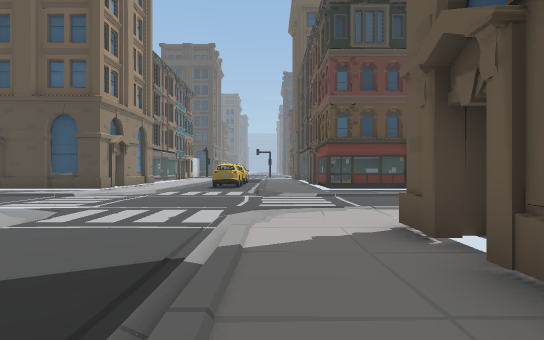
view 1 (above)

24 first-person views from a walk through a scene from a Unity 3-D project. The camera is 1.3 m above the floor, looks level and sees 75° across. The floor is counted in squares, 2 m on a side. Each view is taken from the middle of a square. On the plan, view 1 faces up. The plan holds only what a view shows up to about 10 squares ahead; the rest is blank. The place goes on beyond the plan. The player is left out. Some surface patterns are stand-ins.

view 2
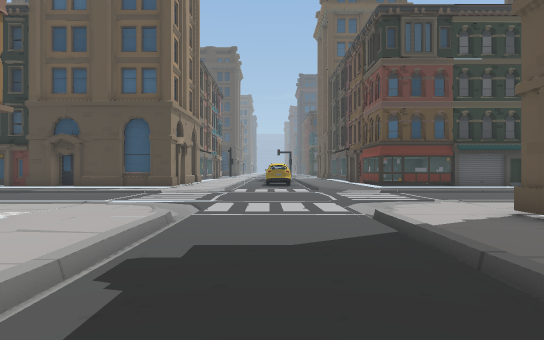

view 3
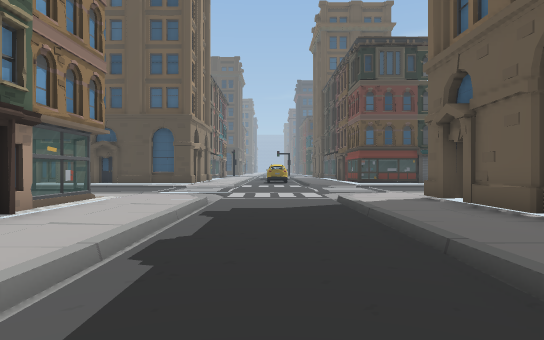

view 4
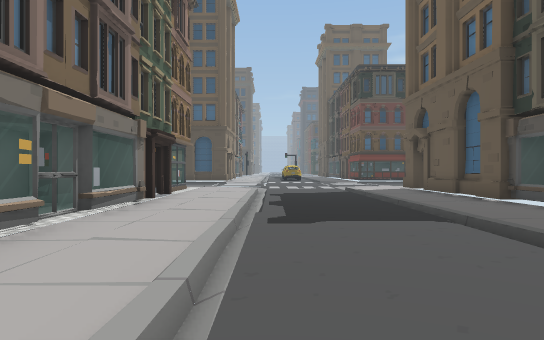

view 5
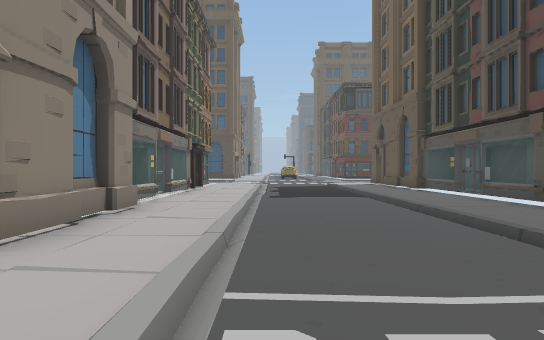

view 6
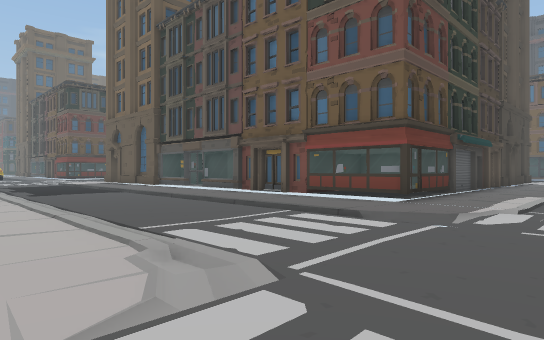

view 7
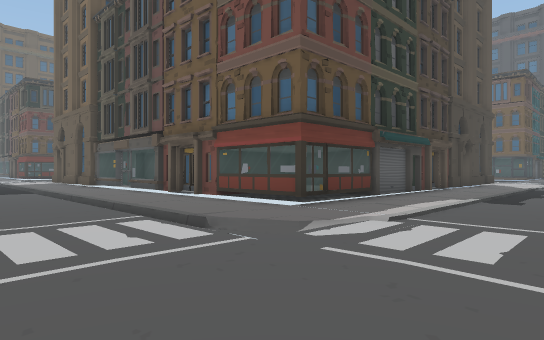

view 8
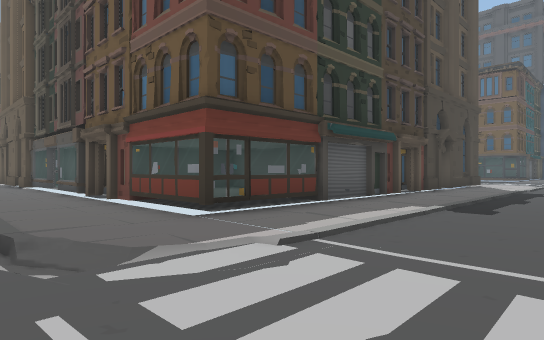

view 9
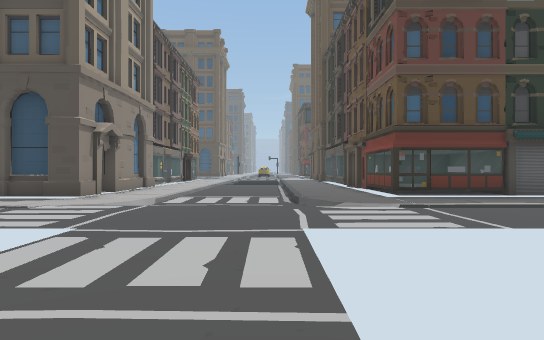

view 10
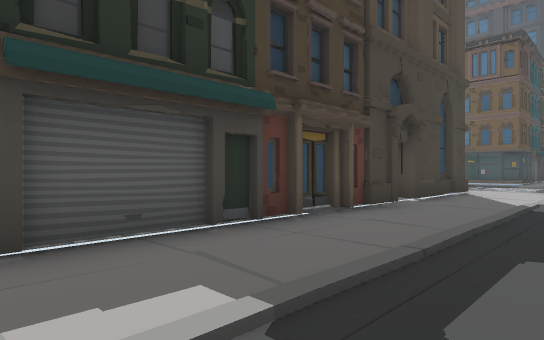

view 11
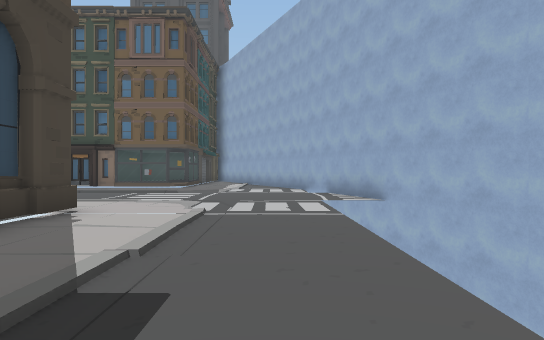

view 12
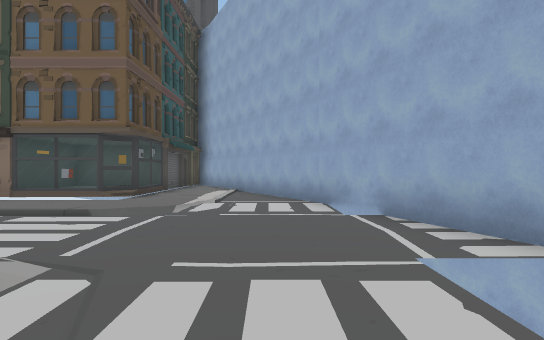

view 13
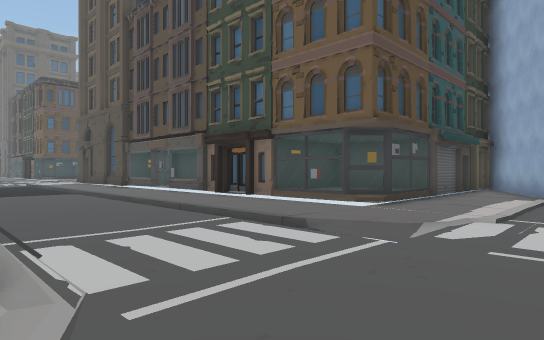

view 14
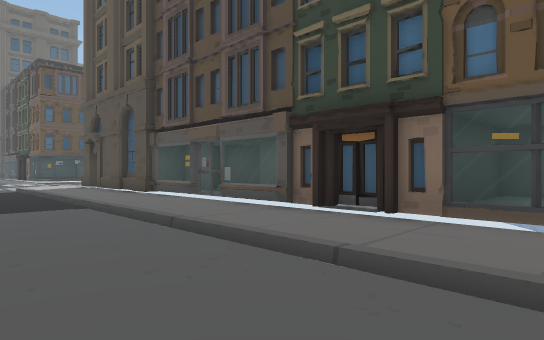

view 15
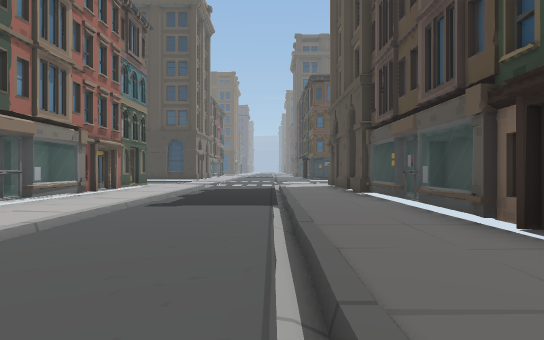

view 16
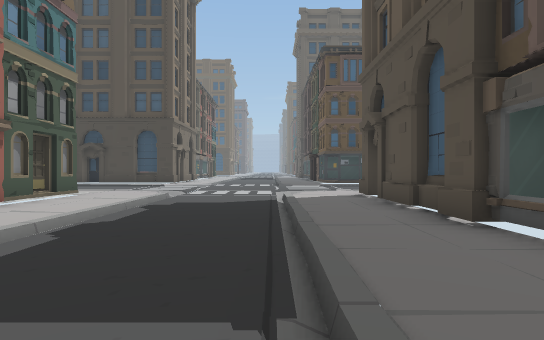

view 17
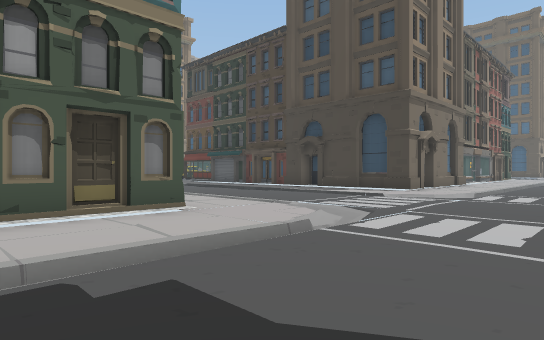

view 18
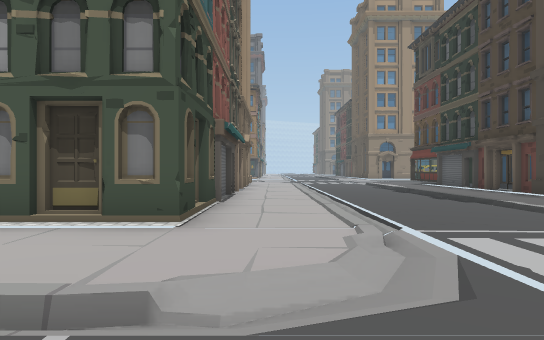

view 19
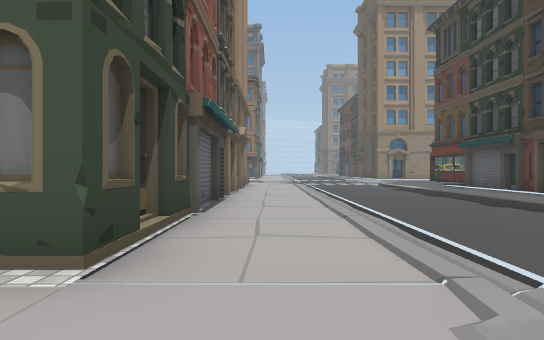

view 20
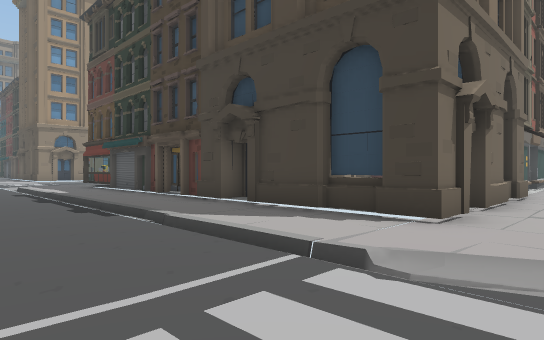

view 21
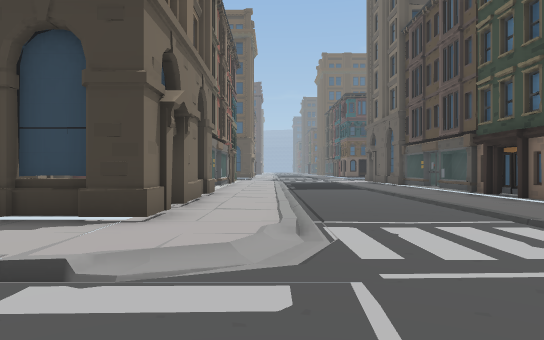

view 22
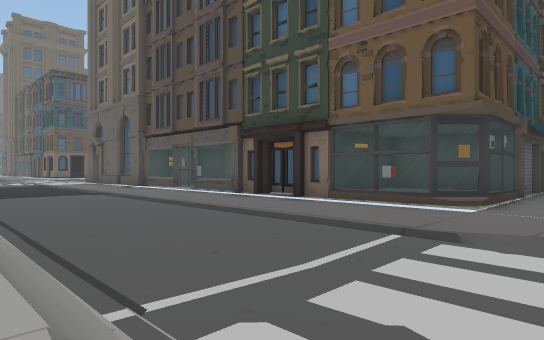

view 23
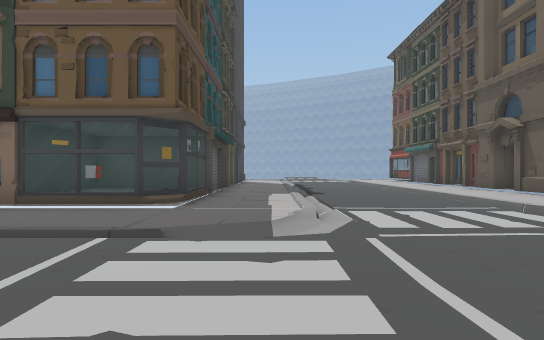

view 24
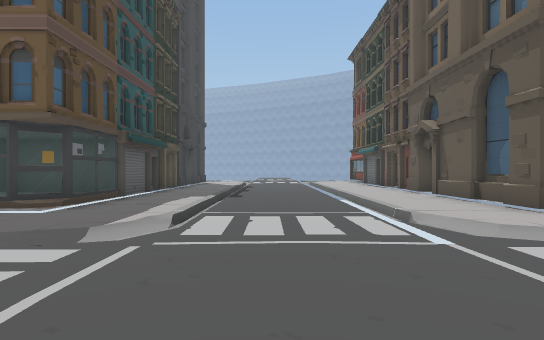

### Floor plan
Key: @ floor where view 1 was taken; # wall or solid block; . main floor; : floor 0.25 m higher than the main floor; - floor 0.25 m lower than the main floor; + floor 0.5 m higher than the main floor; / step, stairs or slope; = window, fence, low wall or low ledge; O other object.
Columns run from 9 left of view 1 to 26 right of it. Each row starts with its distance up from view 1.
 21                            ./
 20                           ../
 19                           ../
 18                           ../ .=
 17                           ../ .=
 16                        #  ../ .O
 15                        O  ../ .#
 14                        #  ../ .###
 13                       ##  ../ .=:##
 12                ###O####O. ../ .==O##
 11                O    ...../../......
 10     ./.../.            ../..//.
  9 ......................///....//.....
  8 .............. .....................
  7  ............. .....................
  6    .///../-.           ///..///
  5    ../.../..           ../../..
  4   =/./.....O   #O##O####./../..O##.#
  3   :=. ...  #           #  ../  ##  #
  2    =. ...  O           #  ../ O#
  1    O. ...  O           O  ../ O#
  0       ...@ #              ../ .#
 -1   ##. ...  ##         ##  ../ .##
 -2   #=. ...  =#         #=  ../ .=#
 -3   ##. ...  ##         ##  ../  ##
 -4    #. ...  ##             ../ .##
 -5    =. ...  =#             ../ .=
 -6    #  ...  ##             ../ .#
 -7    #O ...  ##             ...  #
 -8    #. ...  O##            ../   ##
 -9    #O ...  =+#         O  ../  =:#
-10    #  ...  =+#         #  ../  =:##
-11   ##.......==##O##O#####./../..===#O
-12    .........           ../..//.
-13    ...............................
-14     ............................##
-15       ...                 ...####
-16        ..                 .###
-17        ..                ###
-18        ..
-19         .

Positions as (right, up) in squares from view 1, and headings:
1: (0, 0), facing up
2: (-2, -1), facing up
3: (-2, -4), facing up
4: (-3, -8), facing up
5: (-3, -12), facing up
6: (-5, -14), facing up-right
7: (-3, -15), facing up-right
8: (-1, -15), facing up-right
9: (-1, -19), facing up
10: (4, -14), facing up-right
11: (9, -14), facing right
12: (14, -14), facing right
13: (16, -14), facing up-right
14: (17, -10), facing up-right
15: (19, -10), facing up
16: (19, -5), facing up
17: (19, 1), facing up-left
18: (18, 5), facing left
19: (16, 5), facing left
20: (16, 7), facing up-left
21: (16, 7), facing up
22: (16, 10), facing up-right
23: (16, 10), facing right
24: (16, 8), facing right
